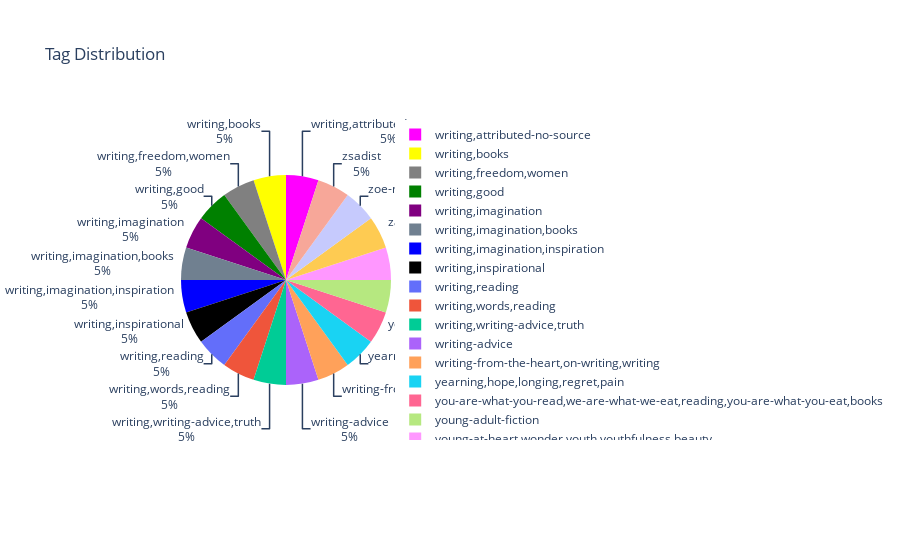

The cell this chart's notebook holds for it:
### Markdown cell above
We observe that the love tag has the highest number of quotes, but upon further investigation of the data, i fund out that the fill we used for the nan present in the column mostly filled them with Love some of which were wrongly filles since the quote was not  about love.<br>
We will continue with the visualizations now to further investigate the Tags column to see if there are any other anomalies present.

### Code cell
tag_counts = quotes_2.groupby(by='Tags_').sum().tail(20)

fig = px.pie(tag_counts, names=tag_counts.index, title='Tag Distribution')

fig.update_traces(textfont_size=12, textinfo='percent + label') # increase the text size

fig.update_traces(marker=dict(colors=[ 'magenta' , 'yellow' , 'grey' , 'green' , 'purple' , 'slategrey' , 'blue' , 'black' ])) # update the pie chart colors

fig.show()

### Figure 1 — Plotly figure (JSON) as saved in the notebook; plotly's stock layout.template omitted (floating-point values rounded to 4 significant figures)
{"data": [{"domain": {"x": [0, 1], "y": [0, 1]}, "hovertemplate": "Tags_=%{label}<extra></extra>", "labels": [["writing", "attributed-no-source"], ["writing", "books"], ["writing", "freedom", "women"], ["writing", "good"], ["writing", "imagination"], ["writing", "imagination", "books"], ["writing", "imagination", "inspiration"], ["writing", "inspirational"], ["writing", "reading"], ["writing", "words", "reading"], ["writing", "writing-advice", "truth"], ["writing-advice"], ["writing-from-the-heart", "on-writing", "writing"], ["yearning", "hope", "longing", "regret", "pain"], ["you-are-what-you-read", "we-are-what-we-eat", "reading", "you-are-what-you-eat", "books"], ["young-adult-fiction"], ["young-at-heart", "wonder", "youth", "youthfulness", "beauty"], ["zarek"], ["zoe-nightshade", "percy-jackson", "acorns"], ["zsadist"]], "legendgroup": "", "marker": {"colors": ["magenta", "yellow", "grey", "green", "purple", "slategrey", "blue", "black"]}, "name": "", "showlegend": true, "textfont": {"size": 12}, "textinfo": "percent+label", "type": "pie"}], "layout": {"legend": {"tracegroupgap": 0}, "title": {"text": "Tag Distribution"}}}
